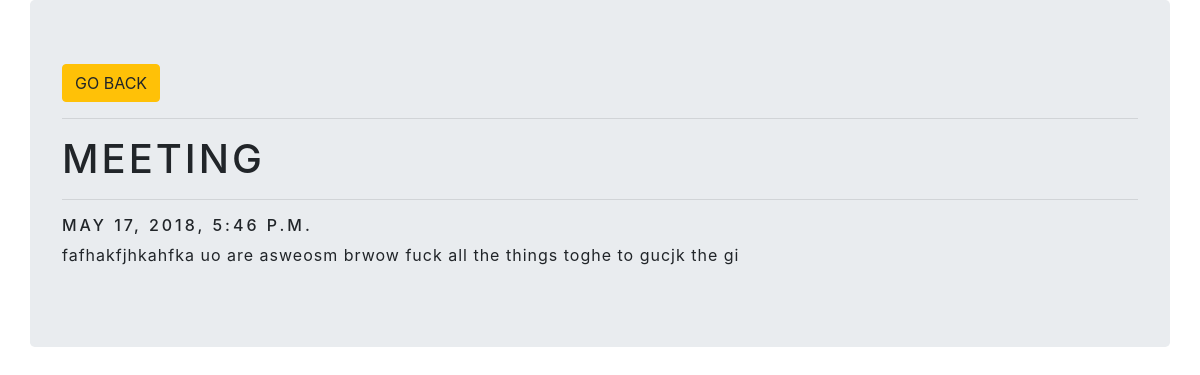
Screenshot of /entry/2 (signed in) with the database file from the repository.
### myapp/models.py (models this page shows, shortened)
class Entry(models.Model):
    name = models.CharField(max_length=100)
    author = models.ForeignKey(User,on_delete=models.CASCADE)
    date = models.DateTimeField()
    description = models.TextField()
    created = models.DateTimeField(auto_now_add=True)

### myapp/views.py (the view)
# urls.py: path('entry/<int:pk>',views.details,name='details'),
@login_required
def details(request,pk):
    entry = Entry.objects.get(id=pk)
    return render(request,'myapp/details.html',{"entry":entry})

### myapp/templates/myapp/details.html
{% extends 'myapp/base.html' %}
{% block content %}
<div class="container jumbotron">
 <button onclick="window.location='{% url 'calender' %}'" class="btn btn-warning">Go Back</button>
 <hr>
<h1>{{entry.name}}</h1>
<hr>
<h6>{{entry.date}}</h6>
<p>{{entry.description}}</p>
</div>
{% endblock %}

### myapp/static/myapp/css/style.css (style rules this page uses)
body,html { width: 100%; display: grid; }

### rows the page displays
Entry: name "MEETING", date "MAY 17, 2018, 5:46 P.M.", description "fafhakfjhkahfka uo are asweosm brwow fuck all the things toghe to gucjk the gi"
